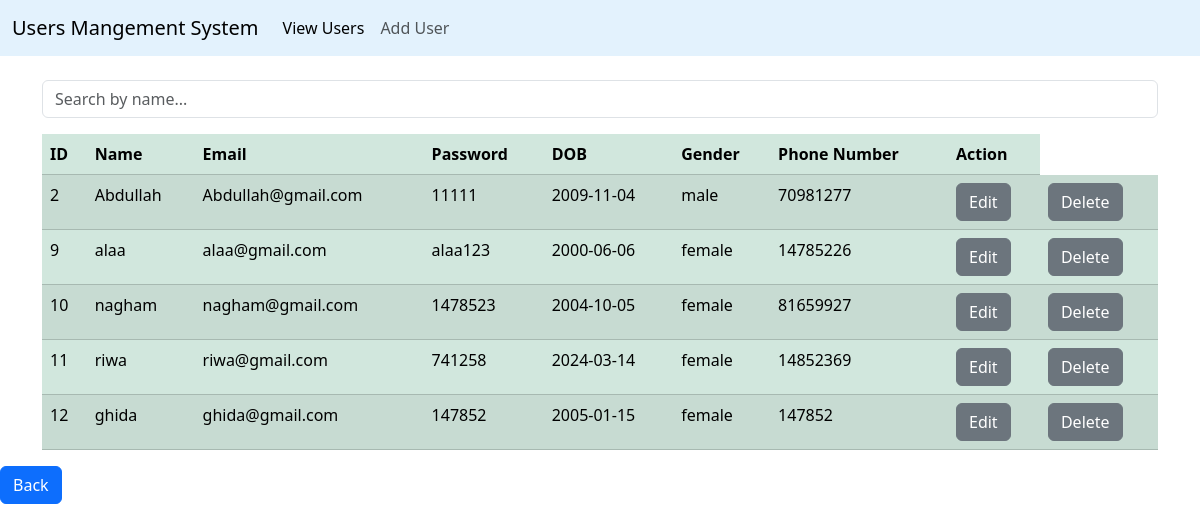
The page /users.php on the database its author committed.
### tables this page shows
CREATE TABLE `user` (
  `id` int(11) NOT NULL,
  `username` varchar(25) NOT NULL,
  `email` varchar(50) NOT NULL,
  `password` varchar(22) NOT NULL,
  `DOB` date NOT NULL,
  `gender` text NOT NULL,
  `phonenumb` int(11) NOT NULL
);

### users.php (the view, shortened to what this page needs)
<!DOCTYPE html>
<html lang="en">
<head>
    <link href="https://cdn.jsdelivr.net/npm/bootstrap@5.3.3/dist/css/bootstrap.min.css" rel="stylesheet">
</head>
<body>
    <header>
        <nav class="navbar navbar-expand-lg" style="background-color: #e3f2fd;">
            <div class="container-fluid">
                <a class="navbar-brand" href="#">Users Mangement System</a>
                <div class="collapse navbar-collapse" id="navbarNavDropdown">
                    <ul class="navbar-nav mr-auto">
                        <li class="nav-item active">
                            <a class="nav-link active" aria-current="page" href="">View Users</a>
                        </li>
                        <li class="nav-item">
                            <a class="nav-link" href="add_user_form.php">Add User</a>
                        </li>
                    </ul>
                </div>
            </div>
        </nav>
    </header>
    <main>
    <div class="container mt-4">
    <input type="text" id="searchInput" class="form-control mb-3" placeholder="Search by name...">
    <table class="table table-success table-striped">
        <thead>
            <tr class="table-success">
                <th>ID</th>
                <th>Name</th>
                <th>Email</th>
                <th>Password</th>
                <th>DOB</th>
                <th>Gender</th>
                <th>Phone Number</th>
                <th>Action</th>
            </tr>
        </thead>
        <tbody id="tableBody">
            <?php
            include('config.php');
            $query = "SELECT * FROM user";
            $result = mysqli_query($conn, $query);
            while ($row = mysqli_fetch_assoc($result)) {
                echo ("<tr>");
                echo ("<td>" . $row["id"] . "</td>");
                echo ("<td>" . $row["username"] . "</td>");
                echo ("<td>" . $row["email"] . "</td>");
                echo ("<td>" . $row["password"] . "</td>");
                echo ("<td>" . $row["DOB"] . "</td>");
                echo ("<td>" . $row["gender"] . "</td>");
                echo ("<td>" . $row["phonenumb"] . "</td>");
                echo("<td> <a href='edit_user_form.php?id=" . $row["id"] . "' class='btn btn-secondary edit'>Edit</a></td>");
                echo("<td> <a href='delete_user.php?id=" . $row["id"] . " ' class='btn btn-secondary delete'>Delete</a></td>");
                echo ("</tr>");
            }
            ?>
        </tbody>
    </table>
</div>
    </main>
    <a class="btn btn-primary" href="Admin.php" role="button">Back</a>
</body>
</html>

### rows shown on the page
user: id "2", username "Abdullah", email "Abdullah@gmail.com", password "11111", DOB "2009-11-04", gender "male", phonenumb "70981277"
user: id "9", username "alaa", email "alaa@gmail.com", password "alaa123", DOB "2000-06-06", gender "female", phonenumb "14785226"
user: id "10", username "nagham", email "nagham@gmail.com", password "1478523", DOB "2004-10-05", gender "female", phonenumb "81659927"
user: id "11", username "riwa", email "riwa@gmail.com", password "741258", DOB "2024-03-14", gender "female", phonenumb "14852369"
user: id "12", username "ghida", email "ghida@gmail.com", password "147852", DOB "2005-01-15", gender "female", phonenumb "147852"
